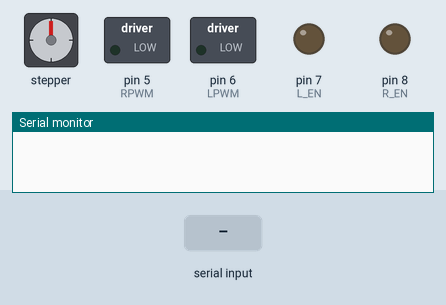
Bench run of a sketch on a simulated Arduino Uno, built with avr-gcc and run on an emulated ATmega328P. Shown: stepper motor, switched loads named in the sketch (green lamp = pin HIGH), output pins drawn as LEDs (lit = HIGH), the last lines printed to the serial monitor. Wiring (inferred from the names in the program): stepper motor driver (200 steps per turn assumed): step pin 3; direction pin 2. The inputs (shaded band) are chosen by the test bench.

Above: at 1.2 s.
1.3 s: "90 45\n" received over Serial
At 1.9 s:
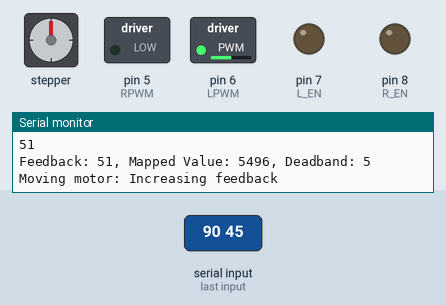
Timing chart, 0 to 4.3 s (numbered marks = the images above; inputs shaded):
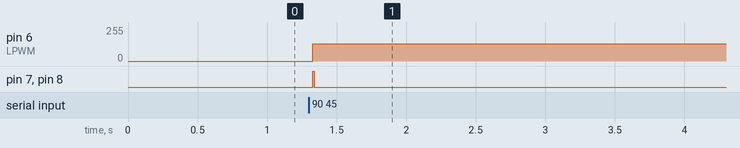

The sketch:

arduino_motor_control_linear.ino
```cpp
// Define pins for the stepper motor (used for steering)
const int directionPin = 2; // Pin for controlling the direction of the steering motor
const int stepPin = 3;      // Pin for controlling the steps of the steering motor

// Define pins for the linear actuator (used for acceleration control)
int RPWM = 5;               // Right PWM pin for controlling speed in reverse
int LPWM = 6;               // Left PWM pin for controlling speed in forward direction
int L_EN = 7;               // Left enable pin for the linear actuator
int R_EN = 8;               // Right enable pin for the linear actuator

// Constants for steering control
const int maxSteps = 75000; // Maximum steps for full turn (e.g., full right or full left)
int currentSteps = 0;       // Track current step count for steering

const int numReadings = 10;

int readings[numReadings];  // the readings from the analog input
int readIndex = 0;          // the index of the current reading
int total = 0;              // the running total
int average = 0;            // the average

void setup() {
    // Set stepper motor pins for steering as outputs
    pinMode(directionPin, OUTPUT);
    pinMode(stepPin, OUTPUT);
    pinMode(A1, INPUT);

    // Set linear actuator control pins as outputs
    for (int i = 5; i < 9; i++) {
        pinMode(i, OUTPUT);
        digitalWrite(i, LOW);  // Initialize all linear actuator pins to LOW (off)
    }


    Serial.begin(9600); // Begin serial communication at 9600 baud rate

    for (int thisReading = 0; thisReading < numReadings; thisReading++) {
        readings[thisReading] = 0;
    }
}

void loop() {
    // Check if there is serial data available
    delay(10);
    if (Serial.available()) {
        // Read the entire line as a string (format: "linearVel angularVel")
        String input = Serial.readStringUntil('\n');

        // Find the space in the input and split the string into two parts
        float linearVel;
        float angularVel;
        int spaceIndex = input.indexOf(' ');
        int feedback = smooth_feedback();
        Serial.println(String(feedback));

        if (spaceIndex != -1) {
            // Extract and convert the linear velocity
            linearVel = input.substring(0, spaceIndex).toFloat();

            // Extract and convert the angular velocity
            angularVel = input.substring(spaceIndex + 1).toFloat();

            //Serial.println("Linear Vel: " + String(linearVel) + ", Angular Vel: " + String(angularVel) + "\n");
            controlAcceleration(linearVel, feedback);
        }
    } else {
        // If no command, stop both motors
        digitalWrite(L_EN, LOW);
        digitalWrite(R_EN, LOW);
    }
}

// Function to smooth feedback
int smooth_feedback()
{
  // subtract the last reading:
  total = total - readings[readIndex];
  // read from the sensor:
  readings[readIndex] = analogRead(A1);
  // add the reading to the total:
  total = total + readings[readIndex];
  // advance to the next position in the array:
  readIndex = readIndex + 1;

  // if we're at the end of the array...
  if (readIndex >= numReadings) {
    // ...wrap around to the beginning:
    readIndex = 0;
  }

  // calculate the average:
  average = total / numReadings;
  return average;
}

// Added debug macros to print information
#define DEBUG

// Updated controlAcceleration function with verbose output
void controlAcceleration(float linearVel, int feedback) {
    const int deadband = 5;  // Tolerance range to ignore small fluctuations
    int mapping_value = 0;

    if (linearVel >= 0.0) {
        mapping_value = map(linearVel, 0.0, 5.0, 312, 600);  // Adjust for forward motion
    } else {
        mapping_value = map(linearVel, -5.0, 0.0, 120, 312);  // Adjust for reverse motion
    }

    #ifdef DEBUG
    Serial.print("Feedback: ");
    Serial.print(feedback);
    Serial.print(", Mapped Value: ");
    Serial.print(mapping_value);
    Serial.print(", Deadband: ");
    Serial.println(deadband);
    #endif

    if (abs(feedback - mapping_value) > deadband) {
        if (feedback > mapping_value) {
            #ifdef DEBUG
            Serial.println("Moving motor: Decreasing feedback");
            #endif
            digitalWrite(L_EN, HIGH);
            digitalWrite(R_EN, HIGH);
            analogWrite(RPWM, 128);  // Adjust speed as needed
            analogWrite(LPWM, 0);
        } else {
            #ifdef DEBUG
            Serial.println("Moving motor: Increasing feedback");
            #endif
            digitalWrite(L_EN, HIGH);
            digitalWrite(R_EN, HIGH);
            analogWrite(RPWM, 0);
            analogWrite(LPWM, 128);
        }
    } else {
        #ifdef DEBUG
        Serial.println("Within deadband: Stopping motor");
        #endif
        digitalWrite(L_EN, LOW);
        digitalWrite(R_EN, LOW);
    }
}
```

Measured:
- after the input at 1.3 s, pin 6 (LPWM): 0/255 → 128/255 at once; pin 7 (L_EN), pin 8 (R_EN): LOW → HIGH at once, → LOW 0.01 s later
